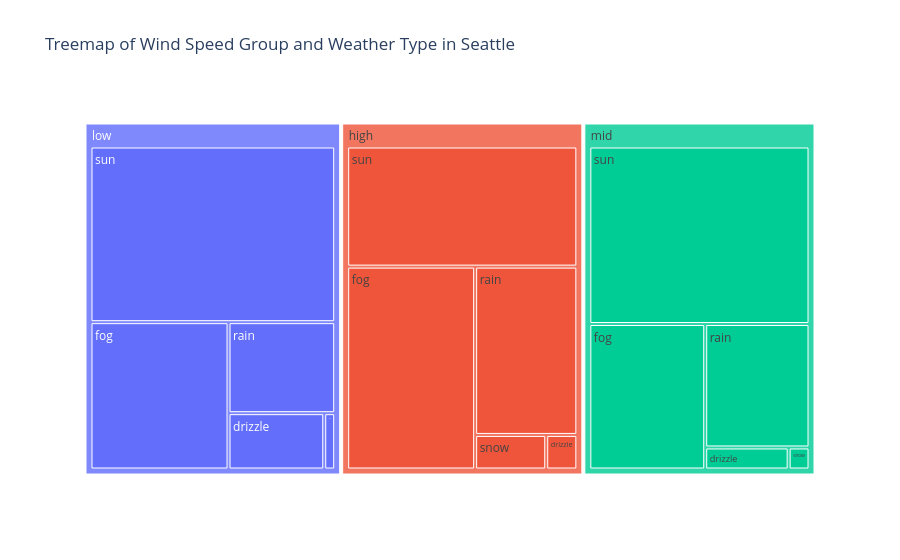

This figure's notebook cell:
### Markdown cell above
##### Question 7 (5 pts)

Now use the demo on this page: https://plotly.com/python/treemaps/ to make a tree map for wind_group and weather type.

### Code cell
import plotly.express as px

fig = px.treemap(counts, 
                 path=['wind_group', 'weather'], 
                 values='count',
                 title='Treemap of Wind Speed Group and Weather Type in Seattle')
fig.show()

### Figure 1 — Plotly figure (JSON) as saved in the notebook; plotly's stock layout.template omitted (floating-point values rounded to 4 significant figures)
{"data": [{"branchvalues": "total", "domain": {"x": [0, 1], "y": [0, 1]}, "hovertemplate": "labels=%{label}<br>count=%{value}<br>parent=%{parent}<br>id=%{id}<extra></extra>", "ids": ["low/drizzle", "low/fog", "low/rain", "low/snow", "low/sun", "mid/drizzle", "mid/fog", "mid/rain", "mid/snow", "mid/sun", "high/drizzle", "high/fog", "high/rain", "high/snow", "high/sun", "low", "mid", "high"], "labels": ["drizzle", "fog", "rain", "snow", "sun", "drizzle", "fog", "rain", "snow", "sun", "drizzle", "fog", "rain", "snow", "sun", "low", "mid", "high"], "name": "", "parents": ["low", "low", "low", "low", "low", "mid", "mid", "mid", "mid", "mid", "high", "high", "high", "high", "high", "", "", ""], "type": "treemap", "values": [35.0, 132.0, 63.0, 4.0, 279.0, 12.0, 110.0, 84.0, 3.0, 255.0, 7.0, 169.0, 112.0, 16.0, 180.0, 513.0, 464.0, 484.0]}], "layout": {"legend": {"tracegroupgap": 0}, "title": {"text": "Treemap of Wind Speed Group and Weather Type in Seattle"}}}
